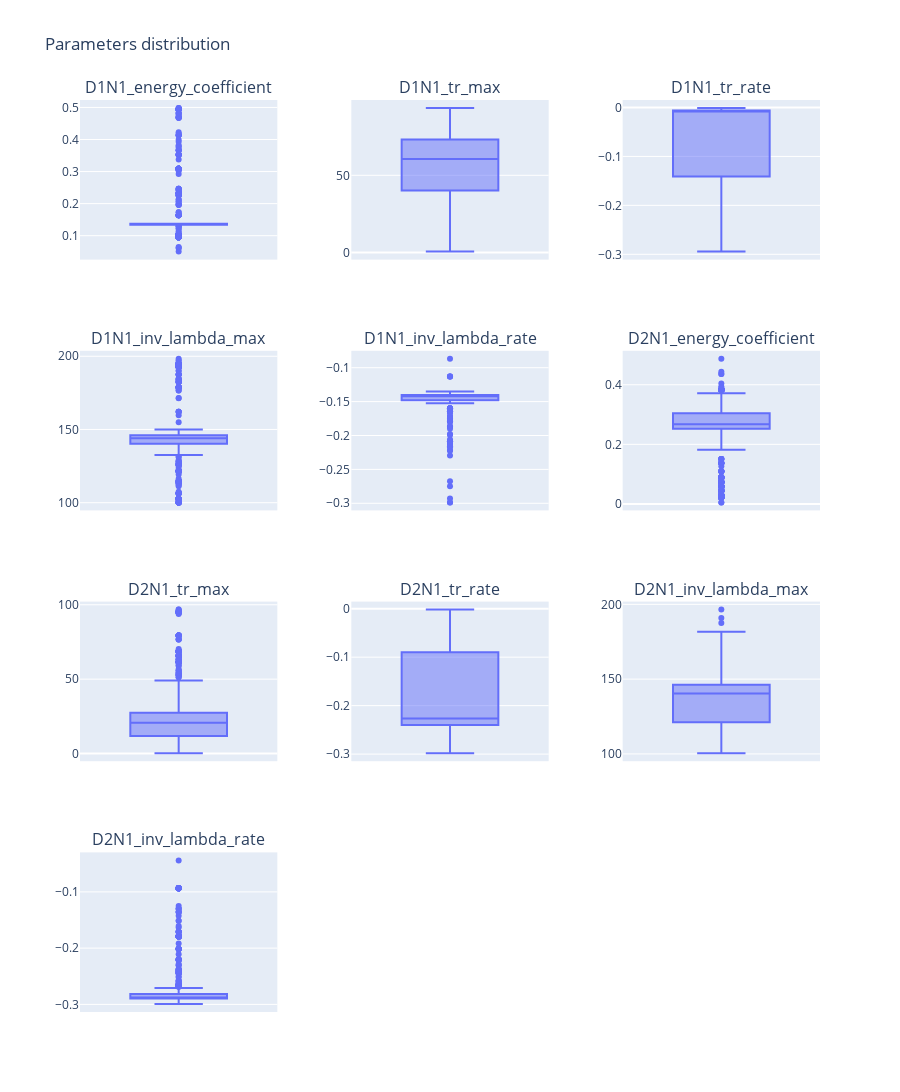

Notebook code for this chart:
### Code cell
viewer.box_plot(3, nbest=1000)

### Figure 1 — Plotly figure (JSON) as saved in the notebook; plotly's stock layout.template omitted (floating-point values rounded to 4 significant figures; data arrays with more than 128 entries replaced by an {"elided": "..."} marker saying what was removed)
{"data": [{"alignmentgroup": "True", "hovertemplate": "D1N1_energy_coefficient=%{y}<extra></extra>", "legendgroup": "", "marker": {"color": "#636efa"}, "name": "", "notched": false, "offsetgroup": "", "orientation": "v", "showlegend": false, "type": "box", "x0": " ", "xaxis": "x", "y": {"elided": "1000 float values"}, "y0": " ", "yaxis": "y"}, {"alignmentgroup": "True", "hovertemplate": "D1N1_tr_max=%{y}<extra></extra>", "legendgroup": "", "marker": {"color": "#636efa"}, "name": "", "notched": false, "offsetgroup": "", "orientation": "v", "showlegend": false, "type": "box", "x0": " ", "xaxis": "x2", "y": {"elided": "1000 float values"}, "y0": " ", "yaxis": "y2"}, {"alignmentgroup": "True", "hovertemplate": "D1N1_tr_rate=%{y}<extra></extra>", "legendgroup": "", "marker": {"color": "#636efa"}, "name": "", "notched": false, "offsetgroup": "", "orientation": "v", "showlegend": false, "type": "box", "x0": " ", "xaxis": "x3", "y": {"elided": "1000 float values"}, "y0": " ", "yaxis": "y3"}, {"alignmentgroup": "True", "hovertemplate": "D1N1_inv_lambda_max=%{y}<extra></extra>", "legendgroup": "", "marker": {"color": "#636efa"}, "name": "", "notched": false, "offsetgroup": "", "orientation": "v", "showlegend": false, "type": "box", "x0": " ", "xaxis": "x4", "y": {"elided": "1000 float values"}, "y0": " ", "yaxis": "y4"}, {"alignmentgroup": "True", "hovertemplate": "D1N1_inv_lambda_rate=%{y}<extra></extra>", "legendgroup": "", "marker": {"color": "#636efa"}, "name": "", "notched": false, "offsetgroup": "", "orientation": "v", "showlegend": false, "type": "box", "x0": " ", "xaxis": "x5", "y": {"elided": "1000 float values"}, "y0": " ", "yaxis": "y5"}, {"alignmentgroup": "True", "hovertemplate": "D2N1_energy_coefficient=%{y}<extra></extra>", "legendgroup": "", "marker": {"color": "#636efa"}, "name": "", "notched": false, "offsetgroup": "", "orientation": "v", "showlegend": false, "type": "box", "x0": " ", "xaxis": "x6", "y": {"elided": "1000 float values"}, "y0": " ", "yaxis": "y6"}, {"alignmentgroup": "True", "hovertemplate": "D2N1_tr_max=%{y}<extra></extra>", "legendgroup": "", "marker": {"color": "#636efa"}, "name": "", "notched": false, "offsetgroup": "", "orientation": "v", "showlegend": false, "type": "box", "x0": " ", "xaxis": "x7", "y": {"elided": "1000 float values"}, "y0": " ", "yaxis": "y7"}, {"alignmentgroup": "True", "hovertemplate": "D2N1_tr_rate=%{y}<extra></extra>", "legendgroup": "", "marker": {"color": "#636efa"}, "name": "", "notched": false, "offsetgroup": "", "orientation": "v", "showlegend": false, "type": "box", "x0": " ", "xaxis": "x8", "y": {"elided": "1000 float values"}, "y0": " ", "yaxis": "y8"}, {"alignmentgroup": "True", "hovertemplate": "D2N1_inv_lambda_max=%{y}<extra></extra>", "legendgroup": "", "marker": {"color": "#636efa"}, "name": "", "notched": false, "offsetgroup": "", "orientation": "v", "showlegend": false, "type": "box", "x0": " ", "xaxis": "x9", "y": {"elided": "1000 float values"}, "y0": " ", "yaxis": "y9"}, {"alignmentgroup": "True", "hovertemplate": "D2N1_inv_lambda_rate=%{y}<extra></extra>", "legendgroup": "", "marker": {"color": "#636efa"}, "name": "", "notched": false, "offsetgroup": "", "orientation": "v", "showlegend": false, "type": "box", "x0": " ", "xaxis": "x10", "y": {"elided": "1000 float values"}, "y0": " ", "yaxis": "y10"}], "layout": {"annotations": [{"font": {"size": 16}, "showarrow": false, "text": "D1N1_energy_coefficient", "x": 0.1333, "xanchor": "center", "xref": "paper", "y": 1, "yanchor": "bottom", "yref": "paper"}, {"font": {"size": 16}, "showarrow": false, "text": "D1N1_tr_max", "x": 0.5, "xanchor": "center", "xref": "paper", "y": 1, "yanchor": "bottom", "yref": "paper"}, {"font": {"size": 16}, "showarrow": false, "text": "D1N1_tr_rate", "x": 0.8667, "xanchor": "center", "xref": "paper", "y": 1, "yanchor": "bottom", "yref": "paper"}, {"font": {"size": 16}, "showarrow": false, "text": "D1N1_inv_lambda_max", "x": 0.1333, "xanchor": "center", "xref": "paper", "y": 0.725, "yanchor": "bottom", "yref": "paper"}, {"font": {"size": 16}, "showarrow": false, "text": "D1N1_inv_lambda_rate", "x": 0.5, "xanchor": "center", "xref": "paper", "y": 0.725, "yanchor": "bottom", "yref": "paper"}, {"font": {"size": 16}, "showarrow": false, "text": "D2N1_energy_coefficient", "x": 0.8667, "xanchor": "center", "xref": "paper", "y": 0.725, "yanchor": "bottom", "yref": "paper"}, {"font": {"size": 16}, "showarrow": false, "text": "D2N1_tr_max", "x": 0.1333, "xanchor": "center", "xref": "paper", "y": 0.45, "yanchor": "bottom", "yref": "paper"}, {"font": {"size": 16}, "showarrow": false, "text": "D2N1_tr_rate", "x": 0.5, "xanchor": "center", "xref": "paper", "y": 0.45, "yanchor": "bottom", "yref": "paper"}, {"font": {"size": 16}, "showarrow": false, "text": "D2N1_inv_lambda_max", "x": 0.8667, "xanchor": "center", "xref": "paper", "y": 0.45, "yanchor": "bottom", "yref": "paper"}, {"font": {"size": 16}, "showarrow": false, "text": "D2N1_inv_lambda_rate", "x": 0.1333, "xanchor": "center", "xref": "paper", "y": 0.175, "yanchor": "bottom", "yref": "paper"}], "height": 1200, "title": {"text": "Parameters distribution"}, "width": 900, "xaxis": {"anchor": "y", "domain": [0, 0.2667]}, "xaxis10": {"anchor": "y10", "domain": [0, 0.2667]}, "xaxis11": {"anchor": "y11", "domain": [0.3667, 0.6333]}, "xaxis12": {"anchor": "y12", "domain": [0.7333, 1]}, "xaxis2": {"anchor": "y2", "domain": [0.3667, 0.6333]}, "xaxis3": {"anchor": "y3", "domain": [0.7333, 1]}, "xaxis4": {"anchor": "y4", "domain": [0, 0.2667]}, "xaxis5": {"anchor": "y5", "domain": [0.3667, 0.6333]}, "xaxis6": {"anchor": "y6", "domain": [0.7333, 1]}, "xaxis7": {"anchor": "y7", "domain": [0, 0.2667]}, "xaxis8": {"anchor": "y8", "domain": [0.3667, 0.6333]}, "xaxis9": {"anchor": "y9", "domain": [0.7333, 1]}, "yaxis": {"anchor": "x", "domain": [0.825, 1]}, "yaxis10": {"anchor": "x10", "domain": [0, 0.175]}, "yaxis11": {"anchor": "x11", "domain": [0, 0.175]}, "yaxis12": {"anchor": "x12", "domain": [0, 0.175]}, "yaxis2": {"anchor": "x2", "domain": [0.825, 1]}, "yaxis3": {"anchor": "x3", "domain": [0.825, 1]}, "yaxis4": {"anchor": "x4", "domain": [0.55, 0.725]}, "yaxis5": {"anchor": "x5", "domain": [0.55, 0.725]}, "yaxis6": {"anchor": "x6", "domain": [0.55, 0.725]}, "yaxis7": {"anchor": "x7", "domain": [0.275, 0.45]}, "yaxis8": {"anchor": "x8", "domain": [0.275, 0.45]}, "yaxis9": {"anchor": "x9", "domain": [0.275, 0.45]}}}
